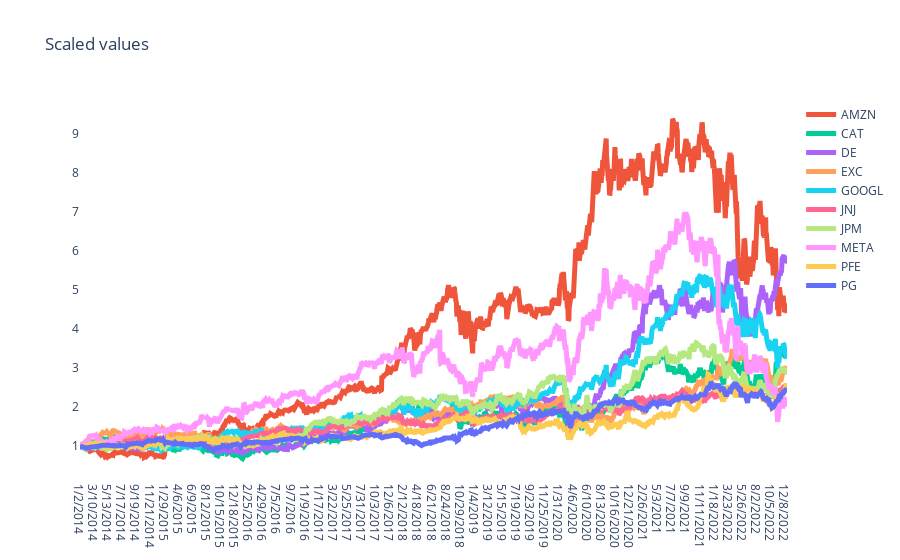
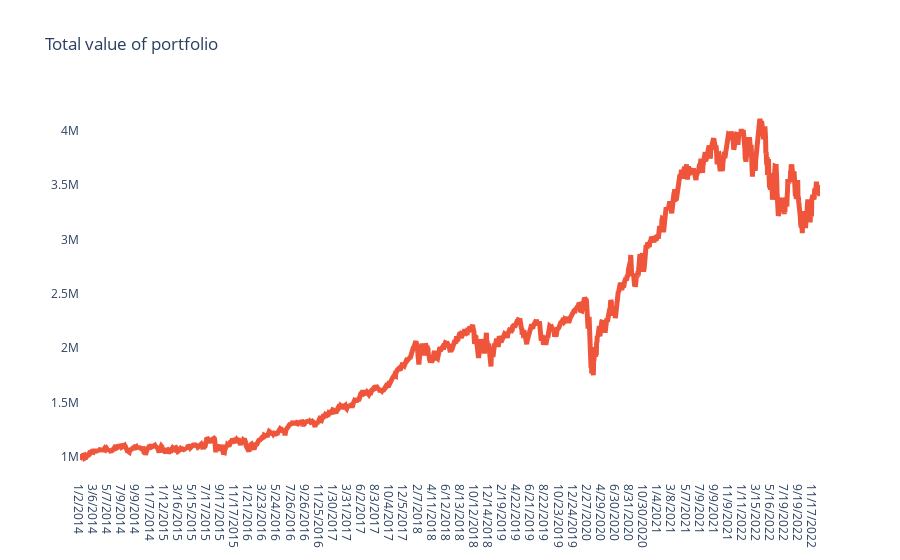
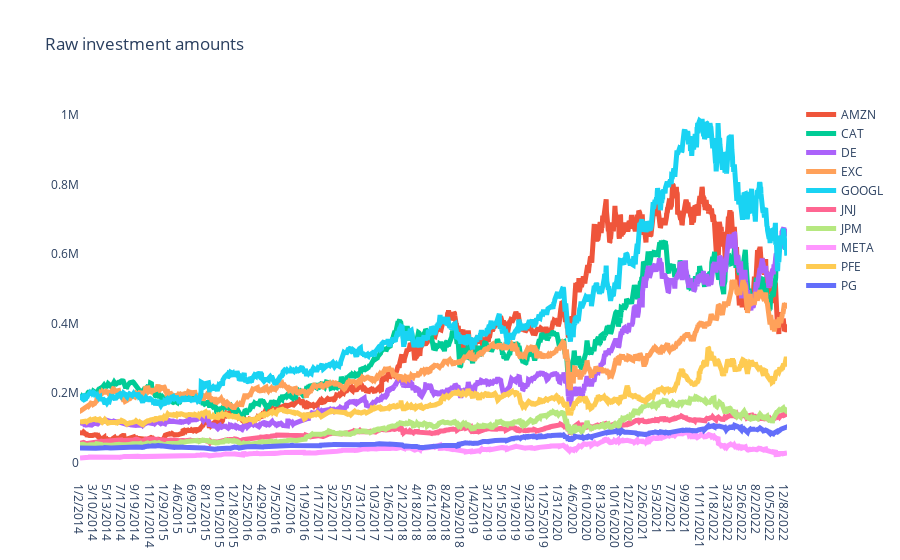
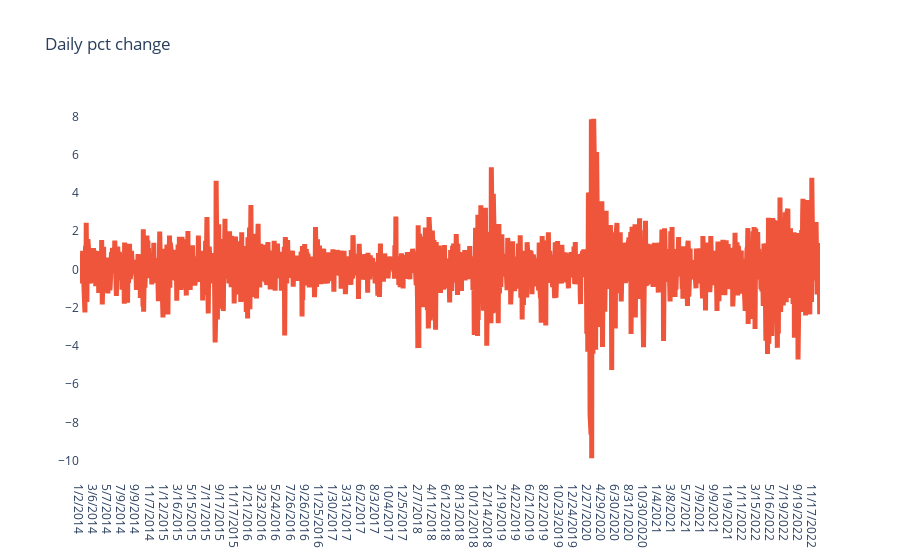

Write notebook code for charts like these, in order.
### Code cell
plot_financial_graph(scaled_df,'Scaled values')
plot_financial_graph(portfolio_df[['Date', 'Value of Portfolio']], 'Total value of portfolio')
plot_financial_graph(portfolio_df.drop(columns = ['Value of Portfolio','Daily pct change']), 'Raw investment amounts')
plot_financial_graph(portfolio_df[['Date','Daily pct change']], 'Daily pct change')

### Figure 1 — Plotly figure (JSON) as saved in the notebook; plotly's stock layout.template omitted (floating-point values rounded to 4 significant figures; data arrays with more than 128 entries replaced by an {"elided": "..."} marker saying what was removed)
{"data": [{"hovertemplate": "<extra></extra>", "legendgroup": "", "line": {"color": "#636efa", "dash": "solid", "width": 5}, "marker": {"symbol": "circle"}, "mode": "lines", "name": "", "orientation": "v", "showlegend": false, "type": "scatter", "xaxis": "x", "yaxis": "y"}, {"line": {"width": 5}, "name": "AMZN", "type": "scatter", "x": {"elided": "2257 str values"}, "y": {"elided": "2257 float values"}}, {"line": {"width": 5}, "name": "CAT", "type": "scatter", "x": {"elided": "2257 str values"}, "y": {"elided": "2257 float values"}}, {"line": {"width": 5}, "name": "DE", "type": "scatter", "x": {"elided": "2257 str values"}, "y": {"elided": "2257 float values"}}, {"line": {"width": 5}, "name": "EXC", "type": "scatter", "x": {"elided": "2257 str values"}, "y": {"elided": "2257 float values"}}, {"line": {"width": 5}, "name": "GOOGL", "type": "scatter", "x": {"elided": "2257 str values"}, "y": {"elided": "2257 float values"}}, {"line": {"width": 5}, "name": "JNJ", "type": "scatter", "x": {"elided": "2257 str values"}, "y": {"elided": "2257 float values"}}, {"line": {"width": 5}, "name": "JPM", "type": "scatter", "x": {"elided": "2257 str values"}, "y": {"elided": "2257 float values"}}, {"line": {"width": 5}, "name": "META", "type": "scatter", "x": {"elided": "2257 str values"}, "y": {"elided": "2257 float values"}}, {"line": {"width": 5}, "name": "PFE", "type": "scatter", "x": {"elided": "2257 str values"}, "y": {"elided": "2257 float values"}}, {"line": {"width": 5}, "name": "PG", "type": "scatter", "x": {"elided": "2257 str values"}, "y": {"elided": "2257 float values"}}], "layout": {"legend": {"tracegroupgap": 0}, "plot_bgcolor": "white", "title": {"text": "Scaled values"}, "xaxis": {"anchor": "y", "domain": [0, 1]}, "yaxis": {"anchor": "x", "domain": [0, 1]}}}

### Figure 2 — Plotly figure (JSON) as saved in the notebook; plotly's stock layout.template omitted (floating-point values rounded to 4 significant figures; data arrays with more than 128 entries replaced by an {"elided": "..."} marker saying what was removed)
{"data": [{"hovertemplate": "<extra></extra>", "legendgroup": "", "line": {"color": "#636efa", "dash": "solid", "width": 5}, "marker": {"symbol": "circle"}, "mode": "lines", "name": "", "orientation": "v", "showlegend": false, "type": "scatter", "xaxis": "x", "yaxis": "y"}, {"line": {"width": 5}, "name": "Value of Portfolio", "type": "scatter", "x": {"elided": "2257 str values"}, "y": {"elided": "2257 float values"}}], "layout": {"legend": {"tracegroupgap": 0}, "plot_bgcolor": "white", "title": {"text": "Total value of portfolio"}, "xaxis": {"anchor": "y", "domain": [0, 1]}, "yaxis": {"anchor": "x", "domain": [0, 1]}}}

### Figure 3 — Plotly figure (JSON) as saved in the notebook; plotly's stock layout.template omitted (floating-point values rounded to 4 significant figures; data arrays with more than 128 entries replaced by an {"elided": "..."} marker saying what was removed)
{"data": [{"hovertemplate": "<extra></extra>", "legendgroup": "", "line": {"color": "#636efa", "dash": "solid", "width": 5}, "marker": {"symbol": "circle"}, "mode": "lines", "name": "", "orientation": "v", "showlegend": false, "type": "scatter", "xaxis": "x", "yaxis": "y"}, {"line": {"width": 5}, "name": "AMZN", "type": "scatter", "x": {"elided": "2257 str values"}, "y": {"elided": "2257 float values"}}, {"line": {"width": 5}, "name": "CAT", "type": "scatter", "x": {"elided": "2257 str values"}, "y": {"elided": "2257 float values"}}, {"line": {"width": 5}, "name": "DE", "type": "scatter", "x": {"elided": "2257 str values"}, "y": {"elided": "2257 float values"}}, {"line": {"width": 5}, "name": "EXC", "type": "scatter", "x": {"elided": "2257 str values"}, "y": {"elided": "2257 float values"}}, {"line": {"width": 5}, "name": "GOOGL", "type": "scatter", "x": {"elided": "2257 str values"}, "y": {"elided": "2257 float values"}}, {"line": {"width": 5}, "name": "JNJ", "type": "scatter", "x": {"elided": "2257 str values"}, "y": {"elided": "2257 float values"}}, {"line": {"width": 5}, "name": "JPM", "type": "scatter", "x": {"elided": "2257 str values"}, "y": {"elided": "2257 float values"}}, {"line": {"width": 5}, "name": "META", "type": "scatter", "x": {"elided": "2257 str values"}, "y": {"elided": "2257 float values"}}, {"line": {"width": 5}, "name": "PFE", "type": "scatter", "x": {"elided": "2257 str values"}, "y": {"elided": "2257 float values"}}, {"line": {"width": 5}, "name": "PG", "type": "scatter", "x": {"elided": "2257 str values"}, "y": {"elided": "2257 float values"}}], "layout": {"legend": {"tracegroupgap": 0}, "plot_bgcolor": "white", "title": {"text": "Raw investment amounts"}, "xaxis": {"anchor": "y", "domain": [0, 1]}, "yaxis": {"anchor": "x", "domain": [0, 1]}}}

### Figure 4 — Plotly figure (JSON) as saved in the notebook; plotly's stock layout.template omitted (floating-point values rounded to 4 significant figures; data arrays with more than 128 entries replaced by an {"elided": "..."} marker saying what was removed)
{"data": [{"hovertemplate": "<extra></extra>", "legendgroup": "", "line": {"color": "#636efa", "dash": "solid", "width": 5}, "marker": {"symbol": "circle"}, "mode": "lines", "name": "", "orientation": "v", "showlegend": false, "type": "scatter", "xaxis": "x", "yaxis": "y"}, {"line": {"width": 5}, "name": "Daily pct change", "type": "scatter", "x": {"elided": "2257 str values"}, "y": {"elided": "2257 float values"}}], "layout": {"legend": {"tracegroupgap": 0}, "plot_bgcolor": "white", "title": {"text": "Daily pct change"}, "xaxis": {"anchor": "y", "domain": [0, 1]}, "yaxis": {"anchor": "x", "domain": [0, 1]}}}
